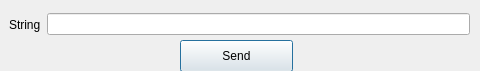
<?xml version="1.0" encoding="UTF-8"?>
<ui version="4.0">
 <class>terminal</class>
 <widget class="QDialog" name="terminal">
  <property name="windowModality">
   <enum>Qt::WindowModal</enum>
  </property>
  <property name="geometry">
   <rect>
    <x>0</x>
    <y>0</y>
    <width>480</width>
    <height>71</height>
   </rect>
  </property>
  <property name="windowTitle">
   <string>Dialog</string>
  </property>
  <widget class="QWidget" name="horizontalLayoutWidget">
   <property name="geometry">
    <rect>
     <x>9</x>
     <y>9</y>
     <width>461</width>
     <height>31</height>
    </rect>
   </property>
   <layout class="QHBoxLayout" name="horizontalLayout">
    <item>
     <widget class="QLabel" name="label">
      <property name="text">
       <string>String</string>
      </property>
     </widget>
    </item>
    <item>
     <widget class="QLineEdit" name="lineEdit"/>
    </item>
   </layout>
  </widget>
  <widget class="QPushButton" name="pushButton">
   <property name="geometry">
    <rect>
     <x>180</x>
     <y>40</y>
     <width>113</width>
     <height>32</height>
    </rect>
   </property>
   <property name="text">
    <string>Send</string>
   </property>
  </widget>
 </widget>
 <resources/>
 <connections/>
</ui>
